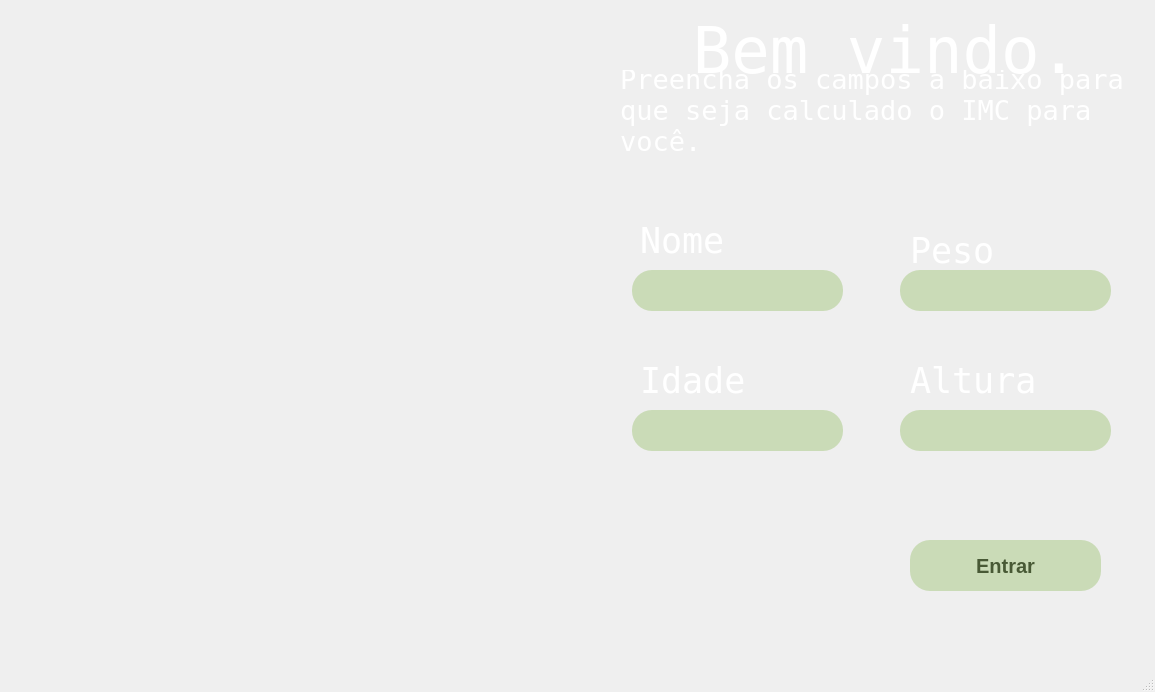
<?xml version="1.0" encoding="UTF-8"?>
<ui version="4.0">
 <class>MainWindow</class>
 <widget class="QMainWindow" name="MainWindow">
  <property name="geometry">
   <rect>
    <x>0</x>
    <y>0</y>
    <width>1155</width>
    <height>692</height>
   </rect>
  </property>
  <property name="windowTitle">
   <string>MainWindow</string>
  </property>
  <widget class="QWidget" name="centralwidget">
   <widget class="QLabel" name="label">
    <property name="geometry">
     <rect>
      <x>10</x>
      <y>0</y>
      <width>1151</width>
      <height>671</height>
     </rect>
    </property>
    <property name="text">
     <string/>
    </property>
    <property name="pixmap">
     <pixmap>../../Pictures/Group 15.png</pixmap>
    </property>
    <property name="scaledContents">
     <bool>true</bool>
    </property>
   </widget>
   <widget class="QLabel" name="label_cadastro">
    <property name="geometry">
     <rect>
      <x>620</x>
      <y>10</y>
      <width>531</width>
      <height>81</height>
     </rect>
    </property>
    <property name="font">
     <font>
      <family>NSimSun</family>
      <pointsize>48</pointsize>
      <weight>50</weight>
      <bold>false</bold>
     </font>
    </property>
    <property name="styleSheet">
     <string notr="true">color:rgb(255, 255, 255)</string>
    </property>
    <property name="text">
     <string>Bem vindo.</string>
    </property>
    <property name="alignment">
     <set>Qt::AlignCenter</set>
    </property>
   </widget>
   <widget class="QLineEdit" name="lineEdit_nome">
    <property name="geometry">
     <rect>
      <x>632</x>
      <y>270</y>
      <width>211</width>
      <height>41</height>
     </rect>
    </property>
    <property name="styleSheet">
     <string notr="true">QLineEdit{
	background-color: #cadbb7;
	border-radius:20px;

}</string>
    </property>
   </widget>
   <widget class="QLineEdit" name="lineEdit_peso">
    <property name="geometry">
     <rect>
      <x>900</x>
      <y>270</y>
      <width>211</width>
      <height>41</height>
     </rect>
    </property>
    <property name="styleSheet">
     <string notr="true">QLineEdit{
	background-color: #cadbb7;
	border-radius:20px;

}</string>
    </property>
   </widget>
   <widget class="QLabel" name="label_cadastro_">
    <property name="geometry">
     <rect>
      <x>640</x>
      <y>220</y>
      <width>181</width>
      <height>41</height>
     </rect>
    </property>
    <property name="font">
     <font>
      <family>NSimSun</family>
      <pointsize>26</pointsize>
      <weight>50</weight>
      <bold>false</bold>
     </font>
    </property>
    <property name="styleSheet">
     <string notr="true">color:rgb(255, 255, 255)</string>
    </property>
    <property name="text">
     <string>Nome</string>
    </property>
    <property name="alignment">
     <set>Qt::AlignLeading|Qt::AlignLeft|Qt::AlignVCenter</set>
    </property>
   </widget>
   <widget class="QLabel" name="label_peso">
    <property name="geometry">
     <rect>
      <x>910</x>
      <y>230</y>
      <width>181</width>
      <height>41</height>
     </rect>
    </property>
    <property name="font">
     <font>
      <family>NSimSun</family>
      <pointsize>26</pointsize>
      <weight>50</weight>
      <bold>false</bold>
     </font>
    </property>
    <property name="styleSheet">
     <string notr="true">color:rgb(255, 255, 255)</string>
    </property>
    <property name="text">
     <string>Peso</string>
    </property>
    <property name="alignment">
     <set>Qt::AlignLeading|Qt::AlignLeft|Qt::AlignVCenter</set>
    </property>
   </widget>
   <widget class="QLabel" name="label_cadastro_2">
    <property name="geometry">
     <rect>
      <x>640</x>
      <y>360</y>
      <width>181</width>
      <height>41</height>
     </rect>
    </property>
    <property name="font">
     <font>
      <family>NSimSun</family>
      <pointsize>26</pointsize>
      <weight>50</weight>
      <bold>false</bold>
     </font>
    </property>
    <property name="styleSheet">
     <string notr="true">color:rgb(255, 255, 255)</string>
    </property>
    <property name="text">
     <string>Idade</string>
    </property>
    <property name="alignment">
     <set>Qt::AlignLeading|Qt::AlignLeft|Qt::AlignVCenter</set>
    </property>
   </widget>
   <widget class="QLineEdit" name="lineEdit_idade">
    <property name="geometry">
     <rect>
      <x>632</x>
      <y>410</y>
      <width>211</width>
      <height>41</height>
     </rect>
    </property>
    <property name="styleSheet">
     <string notr="true">QLineEdit{
	background-color: #cadbb7;
	border-radius:20px;

}</string>
    </property>
   </widget>
   <widget class="QLabel" name="label_cadastro_3">
    <property name="geometry">
     <rect>
      <x>910</x>
      <y>360</y>
      <width>181</width>
      <height>41</height>
     </rect>
    </property>
    <property name="font">
     <font>
      <family>NSimSun</family>
      <pointsize>26</pointsize>
      <weight>50</weight>
      <bold>false</bold>
     </font>
    </property>
    <property name="styleSheet">
     <string notr="true">color:rgb(255, 255, 255)</string>
    </property>
    <property name="text">
     <string>Altura</string>
    </property>
    <property name="alignment">
     <set>Qt::AlignLeading|Qt::AlignLeft|Qt::AlignVCenter</set>
    </property>
   </widget>
   <widget class="QLineEdit" name="lineEdit_altura">
    <property name="geometry">
     <rect>
      <x>900</x>
      <y>410</y>
      <width>211</width>
      <height>41</height>
     </rect>
    </property>
    <property name="styleSheet">
     <string notr="true">QLineEdit{
	background-color: #cadbb7;
	border-radius:20px;

}</string>
    </property>
   </widget>
   <widget class="QPushButton" name="pushButton_entrar">
    <property name="geometry">
     <rect>
      <x>910</x>
      <y>540</y>
      <width>191</width>
      <height>51</height>
     </rect>
    </property>
    <property name="font">
     <font>
      <pointsize>-1</pointsize>
      <weight>75</weight>
      <bold>true</bold>
     </font>
    </property>
    <property name="styleSheet">
     <string notr="true">background-color: #cadbb7;
	border-radius:20px;
color:#485935;
font-size:20px;
font-weight:bold;
</string>
    </property>
    <property name="text">
     <string>Entrar</string>
    </property>
   </widget>
   <widget class="QLabel" name="label_cadastro_4">
    <property name="geometry">
     <rect>
      <x>620</x>
      <y>70</y>
      <width>531</width>
      <height>81</height>
     </rect>
    </property>
    <property name="font">
     <font>
      <family>NSimSun</family>
      <pointsize>20</pointsize>
      <weight>50</weight>
      <bold>false</bold>
     </font>
    </property>
    <property name="styleSheet">
     <string notr="true">color:rgb(255, 255, 255)</string>
    </property>
    <property name="text">
     <string>Preencha os campos a baixo para que seja calculado o IMC para você.</string>
    </property>
    <property name="alignment">
     <set>Qt::AlignLeading|Qt::AlignLeft|Qt::AlignVCenter</set>
    </property>
    <property name="wordWrap">
     <bool>true</bool>
    </property>
   </widget>
  </widget>
  <widget class="QMenuBar" name="menubar">
   <property name="geometry">
    <rect>
     <x>0</x>
     <y>0</y>
     <width>1155</width>
     <height>21</height>
    </rect>
   </property>
  </widget>
  <widget class="QStatusBar" name="statusbar"/>
 </widget>
 <resources/>
 <connections/>
</ui>
